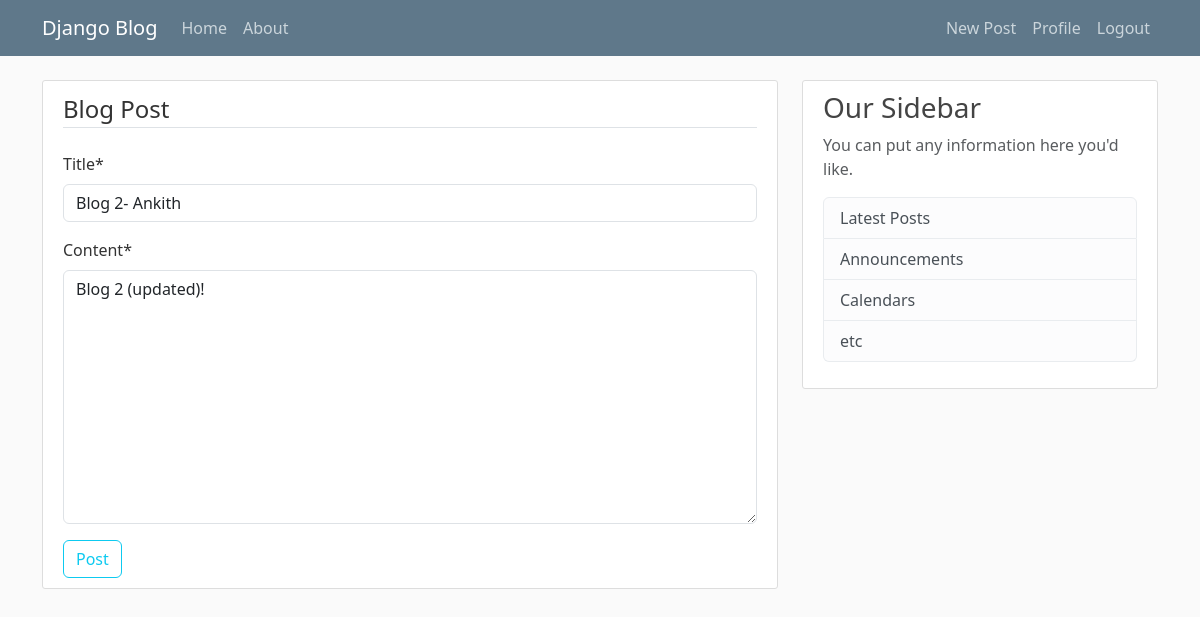
The page /post/2/update (signed in) on the database as committed earlier.
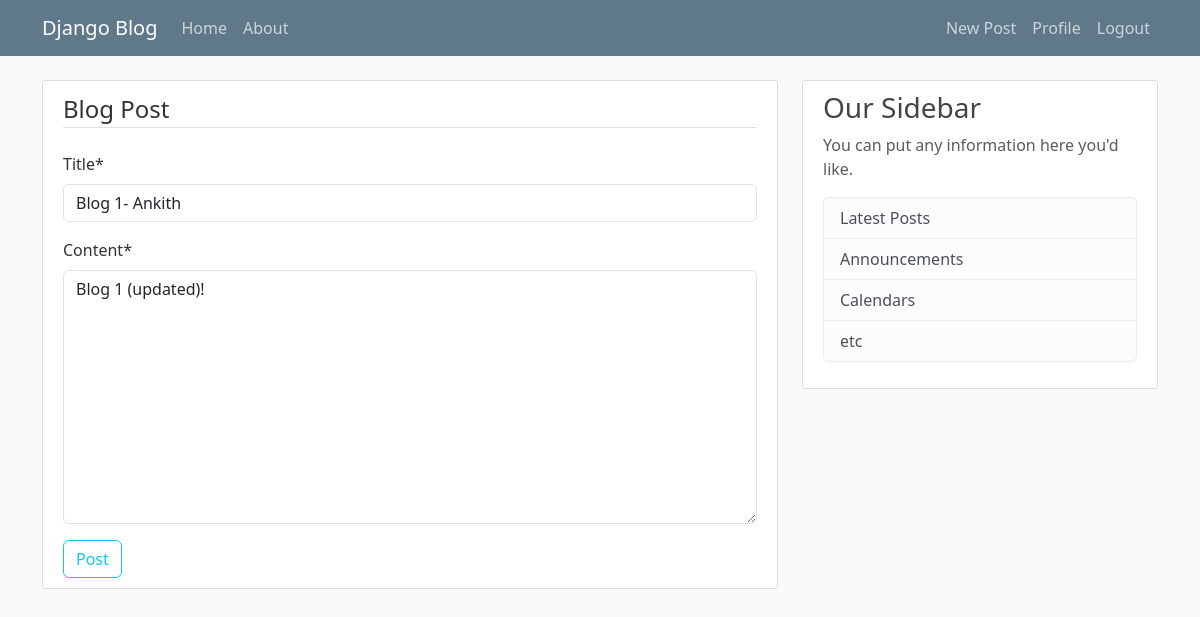
The same page on the database as committed later.
### blog/models.py (models this page shows, shortened)
class Post(models.Model):
  title = models.CharField(max_length=100)
  content = models.TextField()
  date_posted = models.DateTimeField(default=timezone.now) #dont put parenthises after timezone.now so its passed but not called
  author = models.ForeignKey(User, on_delete = models.CASCADE) #this just relates the User model to the author field, but it doesn't get the currently logged in user.

### blog/views.py (the view, shortened to what this page needs)
# urls.py: path('post/<int:pk>/update', PostUpdateView.as_view(), name='post-update'), #uses same template as create view
class PostUpdateView(LoginRequiredMixin, UserPassesTestMixin, UpdateView):  #Form-Based View, uses same template as create view
    model = Post
    fields = ['title', 'content']
    def test_func(self): #UserPassesTestMixin Will run this
        post = self.get_object()
        if self.request.user == post.author:
            return True
        return False

### blog/templates/blog/post_form.html (shortened to what this page needs)
{% extends "blog/base.html" %}
{% load crispy_forms_tags%}
{% block content %}
  <div class="content-section">
    <form method="POST">
      <fieldset class="form-group">
        <legend class="border-bottom mb-4"> Blog Post </legend>
        {{ form| crispy }}
      </fieldset>
      <div class="form-group">
        <button class="btn btn-outline-info" type="submit">Post</button>
      </div>
    </form>
  </div>
{% endblock content %}

Rows that differ between the two databases and show on the page:
changed Post: title "Blog 2- Ankith" → "Blog 1- Ankith"; content "Blog 2 (updated)!" → "Blog 1 (updated)!"
